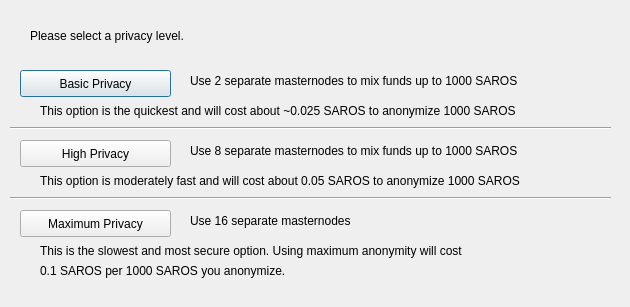
<?xml version="1.0" encoding="UTF-8"?>
<ui version="4.0">
 <class>DarksendConfig</class>
 <widget class="QDialog" name="DarksendConfig">
  <property name="geometry">
   <rect>
    <x>0</x>
    <y>0</y>
    <width>630</width>
    <height>307</height>
   </rect>
  </property>
  <property name="windowTitle">
   <string>Configure PrivateSend</string>
  </property>
  <widget class="QPushButton" name="buttonBasic">
   <property name="geometry">
    <rect>
     <x>20</x>
     <y>70</y>
     <width>151</width>
     <height>27</height>
    </rect>
   </property>
   <property name="text">
    <string>Basic Privacy</string>
   </property>
  </widget>
  <widget class="QPushButton" name="buttonHigh">
   <property name="geometry">
    <rect>
     <x>20</x>
     <y>140</y>
     <width>151</width>
     <height>27</height>
    </rect>
   </property>
   <property name="text">
    <string>High Privacy</string>
   </property>
  </widget>
  <widget class="QPushButton" name="buttonMax">
   <property name="geometry">
    <rect>
     <x>20</x>
     <y>210</y>
     <width>151</width>
     <height>27</height>
    </rect>
   </property>
   <property name="text">
    <string>Maximum Privacy</string>
   </property>
  </widget>
  <widget class="QLabel" name="label">
   <property name="geometry">
    <rect>
     <x>30</x>
     <y>20</y>
     <width>571</width>
     <height>31</height>
    </rect>
   </property>
   <property name="text">
    <string>Please select a privacy level.</string>
   </property>
  </widget>
  <widget class="QLabel" name="label_2">
   <property name="geometry">
    <rect>
     <x>190</x>
     <y>70</y>
     <width>421</width>
     <height>21</height>
    </rect>
   </property>
   <property name="text">
    <string>Use 2 separate masternodes to mix funds up to 1000 SAROS</string>
   </property>
  </widget>
  <widget class="QLabel" name="label_3">
   <property name="geometry">
    <rect>
     <x>190</x>
     <y>140</y>
     <width>411</width>
     <height>21</height>
    </rect>
   </property>
   <property name="text">
    <string>Use 8 separate masternodes to mix funds up to 1000 SAROS</string>
   </property>
  </widget>
  <widget class="QLabel" name="label_4">
   <property name="geometry">
    <rect>
     <x>190</x>
     <y>210</y>
     <width>421</width>
     <height>21</height>
    </rect>
   </property>
   <property name="text">
    <string>Use 16 separate masternodes</string>
   </property>
  </widget>
  <widget class="QLabel" name="label_6">
   <property name="geometry">
    <rect>
     <x>40</x>
     <y>100</y>
     <width>561</width>
     <height>21</height>
    </rect>
   </property>
   <property name="text">
    <string>This option is the quickest and will cost about ~0.025 SAROS to anonymize 1000 SAROS</string>
   </property>
  </widget>
  <widget class="QLabel" name="label_7">
   <property name="geometry">
    <rect>
     <x>40</x>
     <y>170</y>
     <width>561</width>
     <height>21</height>
    </rect>
   </property>
   <property name="text">
    <string>This option is moderately fast and will cost about 0.05 SAROS to anonymize 1000 SAROS</string>
   </property>
  </widget>
  <widget class="QLabel" name="label_8">
   <property name="geometry">
    <rect>
     <x>40</x>
     <y>240</y>
     <width>561</width>
     <height>21</height>
    </rect>
   </property>
   <property name="text">
    <string>This is the slowest and most secure option. Using maximum anonymity will cost</string>
   </property>
  </widget>
  <widget class="QLabel" name="label_9">
   <property name="geometry">
    <rect>
     <x>40</x>
     <y>260</y>
     <width>561</width>
     <height>21</height>
    </rect>
   </property>
   <property name="text">
    <string>0.1 SAROS per 1000 SAROS you anonymize.</string>
   </property>
  </widget>
  <widget class="Line" name="line">
   <property name="geometry">
    <rect>
     <x>10</x>
     <y>120</y>
     <width>601</width>
     <height>16</height>
    </rect>
   </property>
   <property name="orientation">
    <enum>Qt::Horizontal</enum>
   </property>
  </widget>
  <widget class="Line" name="line_2">
   <property name="geometry">
    <rect>
     <x>10</x>
     <y>190</y>
     <width>601</width>
     <height>16</height>
    </rect>
   </property>
   <property name="orientation">
    <enum>Qt::Horizontal</enum>
   </property>
  </widget>
 </widget>
 <resources/>
 <connections/>
</ui>
